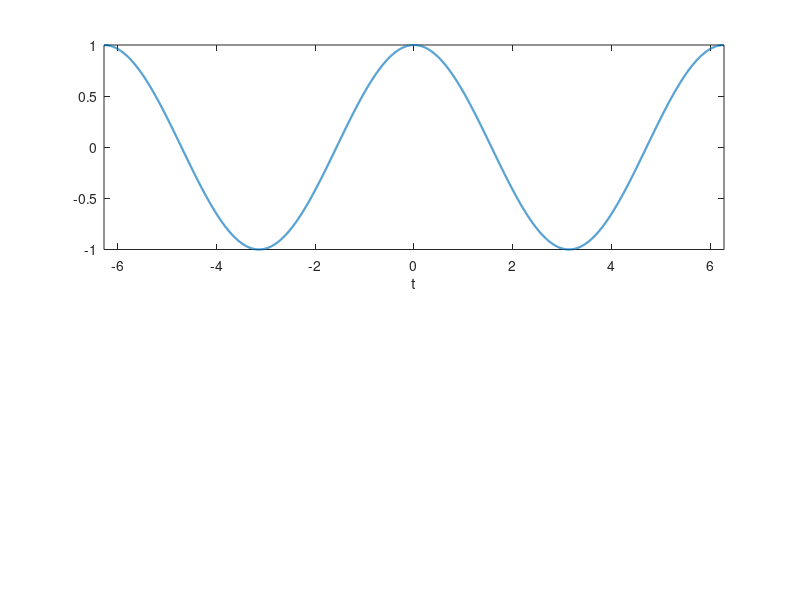

Source code (MATLAB): (Note: this script raises an error after producing the figure.)
fc = 9;
fm = 1;
ypm = @(t) sin(fc*t + 3*sin(fm*t));
y = @(t) cos(fm*t);

dmn = -2*pi:0.001:2*pi;

% Defaults for this blog post
width = 3;    % Width in inches
height = 5;    % Height in inches
alw = 0.75;    % AxesLineWidth
fsz = 11;      % Fontsize
lw = 1.5;      % LineWidth
msz = 8;       % MarkerSize

% Plot settings
xbounds = [-2*pi 2*pi]; % x axis
ybounds = [-1 1];       % y axis
ytick = 0.5;         % y step size


figure(1);
pos = get(gcf, 'Position');
set(gcf, 'Position', [pos(1) pos(2) width*100, height*100]); %<- Set size
set(gca, 'FontSize', fsz, 'LineWidth', alw); %<- Set properties

% Plot 1
subplot(2,1,1)
plot(dmn, y(dmn), 'LineWidth',lw); %<- Specify plot properites

xlim(xbounds);
ylim(ybounds);
set(gca, 'ytick', ybounds(1):ytick:ybounds(2))
xlabel('t');

%# vertical line
hx = graph2d.constantline(0, 'LineStyle',':', 'Color',[.7 .7 .7]);
changedependvar(hx,'x');
%# horizontal line
hy = graph2d.constantline(0, 'LineStyle',':', 'Color',[.7 .7 .7]);
changedependvar(hy,'y');

% Plot 2
subplot(2,1,2)
plot(dmn, ypm(dmn), 'LineWidth',lw); %<- Specify plot properites

xlim(xbounds);
ylim(ybounds);
set(gca, 'ytick', ybounds(1):ytick:ybounds(2))
xlabel('t');

%# vertical line
hx = graph2d.constantline(0, 'LineStyle',':', 'Color',[.7 .7 .7]);
changedependvar(hx,'x');
%# horizontal line
hy = graph2d.constantline(0, 'LineStyle',':', 'Color',[.7 .7 .7]);
changedependvar(hy,'y');

% Here we preserve the size of the image when we save it.
set(gcf,'InvertHardcopy','on');
set(gcf,'PaperUnits', 'inches');
papersize = get(gcf, 'PaperSize');
left = (papersize(1)- width)/2;
bottom = (papersize(2)- height)/2;
myfiguresize = [left, bottom, width, height];
set(gcf,'PaperPosition', myfiguresize);

% Save the file as PNG
print('improvedExample','-dpng','-r300');







